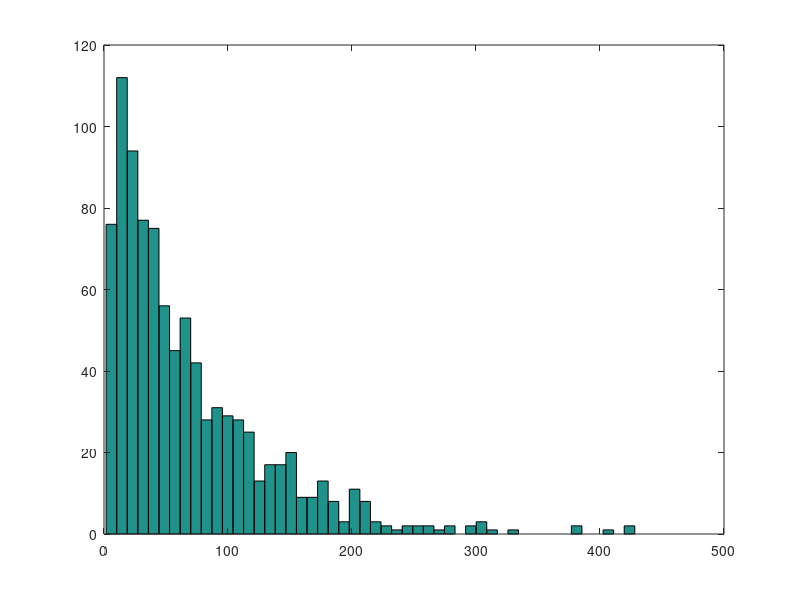

MATLAB code for this plot:
%% Generation of Poisson spike train with refractoriness
 clear; clf;   
 fr_mean=15/1000;      % mean firing rate
%% generating poisson spike train
 lambda=1/fr_mean;              % inverse firing rate
 ns=1000;                       % number of spikes to be generated
 isi1=-lambda.*log(rand(ns,1)); % generation of expo. distr. ISIs
%% Delete spikes that are within refractory period
 is=0;
 for i=1:ns;
     if rand>exp(-isi1(i)^2/32);
         is=is+1;
         isi(is)=isi1(i);
     end
 end
%% Ploting histogram and caclulating cv
 hist(isi,50);          % Plot histogram of 50 bins
 cv=std(isi)/mean(isi)  % coefficient of variation
